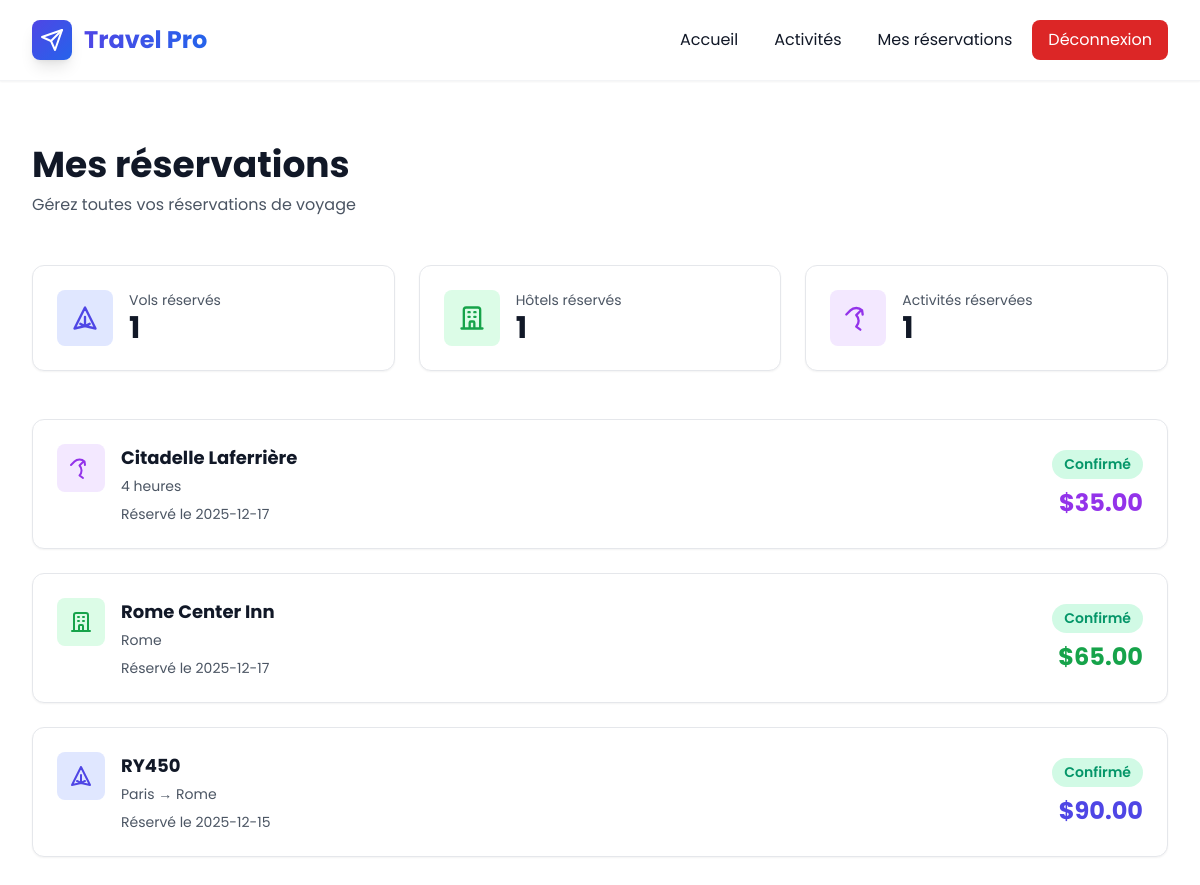
Screenshot of /index.php?route=reservations (signed in) with the database file from the repository.
### tables this page shows
CREATE TABLE `reservations` (
  `id` int(11) UNSIGNED NOT NULL,
  `user_id` int(11) UNSIGNED NOT NULL,
  `item_type` enum('flight','hotel','activity') NOT NULL,
  `item_id` int(11) UNSIGNED NOT NULL,
  `date_reserved` date NOT NULL,
  `created_at` timestamp NOT NULL DEFAULT current_timestamp()
);

CREATE TABLE `activities` (
  `id` int(11) UNSIGNED NOT NULL,
  `name` varchar(255) NOT NULL,
  `city` varchar(100) NOT NULL,
  `duration` varchar(50) DEFAULT NULL,
  `price` decimal(10,2) NOT NULL,
  `description` text DEFAULT NULL
);

CREATE TABLE `hotels` (
  `id` int(11) UNSIGNED NOT NULL,
  `name` varchar(255) NOT NULL,
  `city` varchar(100) NOT NULL,
  `stars` tinyint(1) DEFAULT NULL CHECK (`stars` between 1 and 5),
  `price_per_night` decimal(10,2) NOT NULL,
  `description` text DEFAULT NULL
);

CREATE TABLE `flights` (
  `id` int(11) UNSIGNED NOT NULL,
  `flight_number` varchar(10) NOT NULL,
  `departure_city` varchar(100) NOT NULL,
  `arrival_city` varchar(100) NOT NULL,
  `departure_time` datetime DEFAULT NULL,
  `arrival_time` datetime DEFAULT NULL,
  `price` decimal(10,2) NOT NULL
);

### controllers/ReservationController.php (called while the page is built, shortened)
<?php
require_once __DIR__ . '/../models/Reservation.php';
require_once __DIR__ . '/../models/Flight.php';
require_once __DIR__ . '/../models/Hotel.php';
require_once __DIR__ . '/../models/Activity.php';
class ReservationController
{
    private $db;
    public function __construct($db)
    {
        $this->db = $db;
    }
    public function index()
    {
        $rawReservations = Reservation::findByUser($this->db, $_SESSION['user_id']);
        $reservations = [];
        foreach ($rawReservations as $res) {
            $details = null;
            switch ($res['item_type']) {
                case 'flight':
                    $details = Flight::find($this->db, $res['item_id']);
                    break;
                case 'hotel':
                    $details = Hotel::find($this->db, $res['item_id']);
                    break;
                case 'activity':
                    $details = Activity::find($this->db, $res['item_id']);
                    break;
            }
            if ($details) {
                $res['details'] = $details;
                $reservations[] = $res;
            }
        }
        $makeSortKey = static function (array $reservation): string {
            $details = is_array($reservation['details'] ?? null) ? $reservation['details'] : [];
            $type = (string) ($reservation['item_type'] ?? '');
            if ($type === 'flight') {
                return (string) ($details['flight_number'] ?? '');
            }
            if ($type === 'hotel' || $type === 'activity') {
                return (string) ($details['name'] ?? '');
            }
            return '';
        };
        if (count($reservations) > 1) {
            if (class_exists('Collator')) {
                $collator = new Collator('fr_FR');
                $collator->setStrength(Collator::SECONDARY);
                usort($reservations, static function (array $a, array $b) use ($makeSortKey, $collator): int {
                    $keyA = $makeSortKey($a);
                    $keyB = $makeSortKey($b);
                    $cmp = $collator->compare($keyA, $keyB);
                    if ($cmp !== 0) {
                        return $cmp;
                    }
                    return strcmp((string) ($b['date_reserved'] ?? ''), (string) ($a['date_reserved'] ?? ''));
                });
            }
        }
        $suggestion = $_SESSION['suggestion_type'] ?? null;
        $this->render('reservations', [
            'reservations' => $reservations,
            'suggestion' => $suggestion,
            'message' => $_SESSION['reserve_message'] ?? null
        ]);
    }
    private function render($view, $data = [])
    {
        extract($data);
        require __DIR__ . "/../views/$view.php";
        require __DIR__ . '/../layouts/main.php';
    }
}

### models/Reservation.php (called while the page is built, shortened)
<?php
class Reservation {
    public static function findByUser($db, $userId) {
        $stmt = $db->prepare(
            "SELECT * FROM reservations
             WHERE user_id = ?
             ORDER BY date_reserved ASC"
        );
        $stmt->execute([$userId]);
        return $stmt->fetchAll(PDO::FETCH_ASSOC);
    }
}

### models/Flight.php (called while the page is built, shortened)
<?php
class Flight
{
    public static function find($db, $id)
    {
        $stmt = $db->prepare("SELECT * FROM flights WHERE id = ?");
        $stmt->execute([$id]);
        return $stmt->fetch();
    }
}

### models/Hotel.php (called while the page is built, shortened)
<?php
class Hotel
{
    public static function find($db, $id)
    {
        $stmt = $db->prepare("SELECT * FROM hotels WHERE id = ?");
        $stmt->execute([$id]);
        return $stmt->fetch();
    }
}

### models/Activity.php (called while the page is built, shortened)
<?php
class Activity
{
    public static function find($db, $id)
    {
        $stmt = $db->prepare("SELECT * FROM activities WHERE id = ?");
        $stmt->execute([$id]);
        return $stmt->fetch();
    }
}

### views/reservations.php (the view, shortened to what this page needs)
<section class="py-16">
    <div class="max-w-7xl mx-auto px-4 sm:px-6 lg:px-8">
        <div class="mb-12">
            <h1 class="text-4xl font-bold mb-2">Mes réservations</h1>
            <p class="text-gray-600">Gérez toutes vos réservations de voyage</p>
        </div>
        <?php if (empty($_SESSION['user_id'])): ?>
            <div class="bg-blue-50 border border-blue-200 rounded-xl p-8 text-center">
                <svg class="w-16 h-16 text-blue-600 mx-auto mb-4" fill="none" stroke="currentColor" viewBox="0 0 24 24">
                    <path stroke-linecap="round" stroke-linejoin="round" stroke-width="2"
                        d="M18.364 5.636l-3.536 3.536m0 5.656l3.536 3.536M9.172 9.172L5.636 5.636m3.536 9.192l-3.536 3.536M21 12a9 9 0 11-18 0 9 9 0 0118 0zm-5 0a4 4 0 11-8 0 4 4 0 018 0z">
                    </path>
                </svg>
                <h2 class="text-2xl font-bold text-gray-900 mb-2">Connectez-vous pour voir vos réservations</h2>
                <p class="text-gray-600 mb-6">Vous devez être connecté pour accéder à vos réservations.</p>
                <a href="index.php?route=login" class="btn btn-primary inline-block">Se connecter</a>
            </div>
        <?php else: ?>
            <div class="grid grid-cols-1 md:grid-cols-3 gap-6 mb-12">
                <div class="bg-white rounded-xl border border-gray-200 p-6 shadow-sm">
                    <div class="flex items-center">
                        <div class="w-14 h-14 bg-indigo-100 rounded-lg flex items-center justify-center mr-4">
                            <svg class="w-7 h-7 text-indigo-600" fill="none" stroke="currentColor" viewBox="0 0 24 24">
                                <path stroke-linecap="round" stroke-linejoin="round" stroke-width="2"
                                    d="M12 19l9 2-9-18-9 18 9-2zm0 0v-8m0 8l-4-2m4 2l4-2"></path>
                            </svg>
                        </div>
                        <div>
                            <p class="text-gray-600  text-sm ">Vols réservés</p>
                            <p class="text-3xl font-bold text-gray-900">
                                <?= count(array_filter($reservations, fn($r) => $r['item_type'] === 'flight')) ?>
                            </p>
                        </div>
                    </div>
                </div>
                <div class="bg-white rounded-xl border border-gray-200 p-6 shadow-sm">
                    <div class="flex items-center">
                        <div class="w-14 h-14 bg-green-100 rounded-lg flex items-center justify-center mr-4">
                            <svg class="w-7 h-7 text-green-600" fill="none" stroke="currentColor" viewBox="0 0 24 24">
                                <path stroke-linecap="round" stroke-linejoin="round" stroke-width="2"
                                    d="M19 21V5a2 2 0 00-2-2H7a2 2 0 00-2 2v16m14 0h2m-2 0h-5m-9 0H3m2 0h5M9 7h1m-1 4h1m4-4h1m-1 4h1m-5 10v-5a1 1 0 011-1h2a1 1 0 011 1v5m-4 0h4">
                                </path>
                            </svg>
                        </div>
                        <div>
                            <p class="text-gray-600 text-sm">Hôtels réservés</p>
                            <p class="text-3xl font-bold text-gray-900">
                                <?= count(array_filter($reservations, fn($r) => $r['item_type'] === 'hotel')) ?>
                            </p>
                        </div>
                    </div>
                </div>
                <div class="bg-white rounded-xl border border-gray-200 p-6 shadow-sm">
                    <div class="flex items-center">
                        <div class="w-14 h-14 bg-purple-100 rounded-lg flex items-center justify-center mr-4">
                            <svg class="w-7 h-7 text-purple-600" fill="none" stroke="currentColor" viewBox="0 0 24 24">
                                <path stroke-linecap="round" stroke-linejoin="round" stroke-width="2"
                                    d="M14 6l-3.5 3.5a7 7 0 010 9.9L14 22M2 9l3.5-3.5a7 7 0 0110 0L16 9"></path>
                            </svg>
                        </div>
                        <div>
                            <p class="text-gray-600 text-sm">Activités réservées</p>
                            <p class="text-3xl font-bold text-gray-900">
                                <?= count(array_filter($reservations, fn($r) => $r['item_type'] === 'activity')) ?>
                            </p>
                        </div>
                    </div>
                </div>
            </div>
            <div class="space-y-6">
                <?php if (empty($reservations)): ?>
                    <p class="text-center text-gray-500 py-8">Vous n'avez pas encore de réservations.</p>
                <?php else: ?>
                    <?php foreach ($reservations as $res): ?>
                        <?php
                        $details = $res['details'];
                        $type = $res['item_type'];
                        $iconPath = '';
                        $title = '';
                        $subTitle = '';
                        $price = 0;
                        $colorClass = '';
                        if ($type === 'flight') {
                            $iconBg = 'bg-indigo-100';
                            $iconColor = 'text-indigo-600';
                            $iconPath = 'M12 19l9 2-9-18-9 18 9-2zm0 0v-8m0 8l-4-2m4 2l4-2';
                            $title = $details['flight_number'] ?? 'Vol';
                            $subTitle = ($details['departure_city'] ?? '?') . ' → ' . ($details['arrival_city'] ?? '?');
                            $price = $details['price'] ?? 0;
                            $colorClass = 'text-indigo-600';
                        } elseif ($type === 'hotel') {
                            $iconBg = 'bg-green-100';
                            $iconColor = 'text-green-600';
                            $iconPath = 'M19 21V5a2 2 0 00-2-2H7a2 2 0 00-2 2v16m14 0h2m-2 0h-5m-9 0H3m2 0h5M9 7h1m-1 4h1m4-4h1m-1 4h1m-5 10v-5a1 1 0 011-1h2a1 1 0 011 1v5m-4 0h4';
                            $title = $details['name'] ?? 'Hôtel inconnu';
                            $subTitle = $details['city'] ?? 'Ville inconnue';
                            $price = $details['price_per_night'] ?? $details['price'] ?? 0;
                            $colorClass = 'text-green-600';
                        } elseif ($type === 'activity') {
                            $iconBg = 'bg-purple-100';
                            $iconColor = 'text-purple-600';
                            $iconPath = 'M14 6l-3.5 3.5a7 7 0 010 9.9L14 22M2 9l3.5-3.5a7 7 0 0110 0L16 9';
                            $title = $details['name'] ?? 'Activité inconnue';
                            $subTitle = $details['duration'] ?? '';
                            $price = $details['price'] ?? 0;
                            $colorClass = 'text-purple-600';
                        }
                        ?>
                        <div
                            class="bg-white rounded-xl border border-gray-200 p-6 shadow-sm hover:shadow-md transition-all duration-300">
                            <div class="flex flex-col md:flex-row items-start md:items-center justify-between gap-4">
                                <div class="flex items-start gap-4">
                                    <div class="w-12 h-12 <?= $iconBg ?> rounded-lg flex items-center justify-center flex-shrink-0">
                                        <svg class="w-6 h-6 <?= $iconColor ?>" fill="none" stroke="currentColor"
                                            viewBox="0 0 24 24">
                                            <path stroke-linecap="round" stroke-linejoin="round" stroke-width="2"
                                                d="<?= $iconPath ?>"></path>
                                        </svg>
                                    </div>
                                    <div>
                                        <h3 class="font-bold text-lg text-gray-900 mb-1"><?= htmlspecialchars($title) ?></h3>
                                        <p class="text-gray-600 text-sm mb-2"><?= htmlspecialchars($subTitle) ?></p>
                                        <p class="text-sm text-gray-600">Réservé le <?= htmlspecialchars($res['date_reserved']) ?>
                                        </p>
                                    </div>
                                </div>
                                <div class="text-right">
                                    <span class="inline-block badge badge-success mb-2">Confirmé</span>
                                    <p class="text-2xl font-bold <?= $colorClass ?>">$<?= htmlspecialchars($price) ?></p>
                                </div>
                            </div>
                        </div>
                    <?php endforeach; ?>
                <?php endif; ?>
            </div>
        <?php endif; ?>
    </div>
</section>

### assets/css/style.css (style rules this page uses)
:root { --primary: #4f46e5; --primary-dark: #4338ca; --secondary: #0ea5e9; --success: #10b981; --warning: #f59e0b; --danger: #ef4444; }
body { background: linear-gradient(rgba(255, 255, 255, 0.4), rgba(255, 255, 255, 0.4)), url('https://images.unsplash.com/photo-1436491865332-7a61a109cc05?ixlib=rb-4.0.3&auto=format&fit=crop&w=2074&q=80'); background-size: cover; background-position: center; background-attachment: fixed; background-repeat: no-repeat; min-height: 100vh; }
.badge { display: inline-block; padding: 0.25rem 0.75rem; border-radius: 9999px; font-size: 0.875rem; font-weight: 600; }
.badge-success { background-color: #d1fae5; color: #059669; }
html { scroll-behavior: smooth; }

### layouts/main.php (style rules this page uses)
* { font-family: 'Poppins', sans-serif; }

### rows the page displays
reservations: date_reserved "2025-12-17"
activities: name "Citadelle Laferrière", duration "4 heures", price "35.00"
reservations: date_reserved "2025-12-17"
hotels: name "Rome Center Inn", city "Rome", price_per_night "65.00"
reservations: date_reserved "2025-12-15"
flights: flight_number "RY450", subTitle "Paris → Rome", price "90.00"
